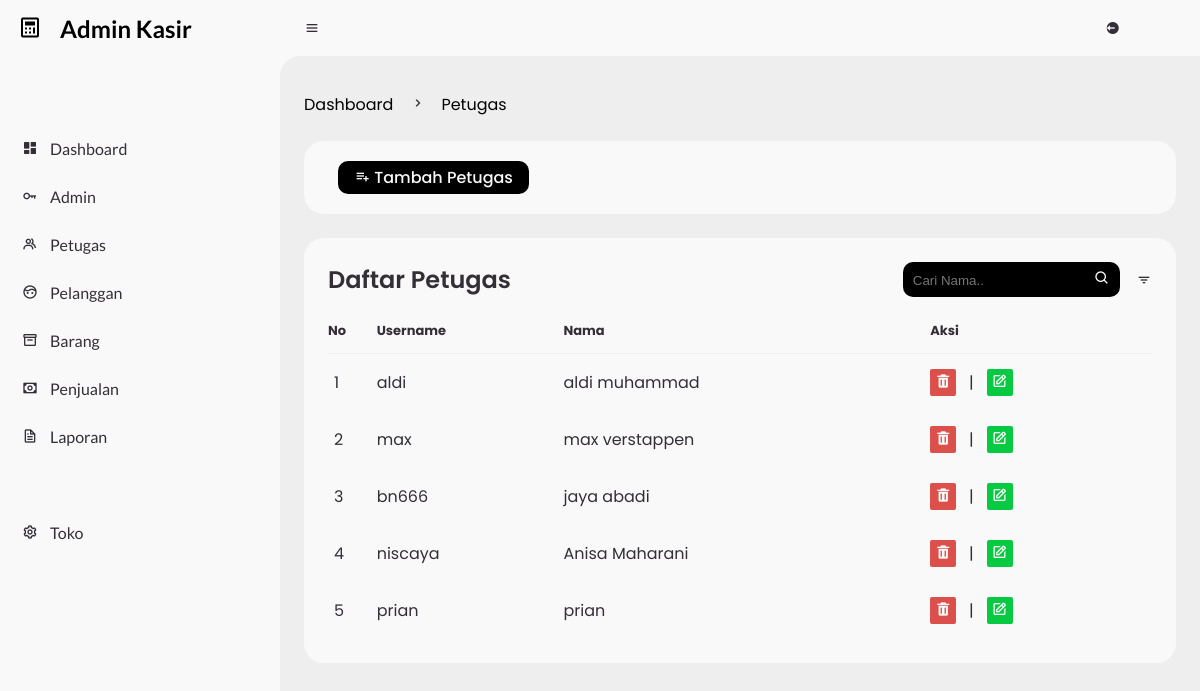
Page /admin/?page=petugas/crud_pegawai (signed in) on the earlier database version.
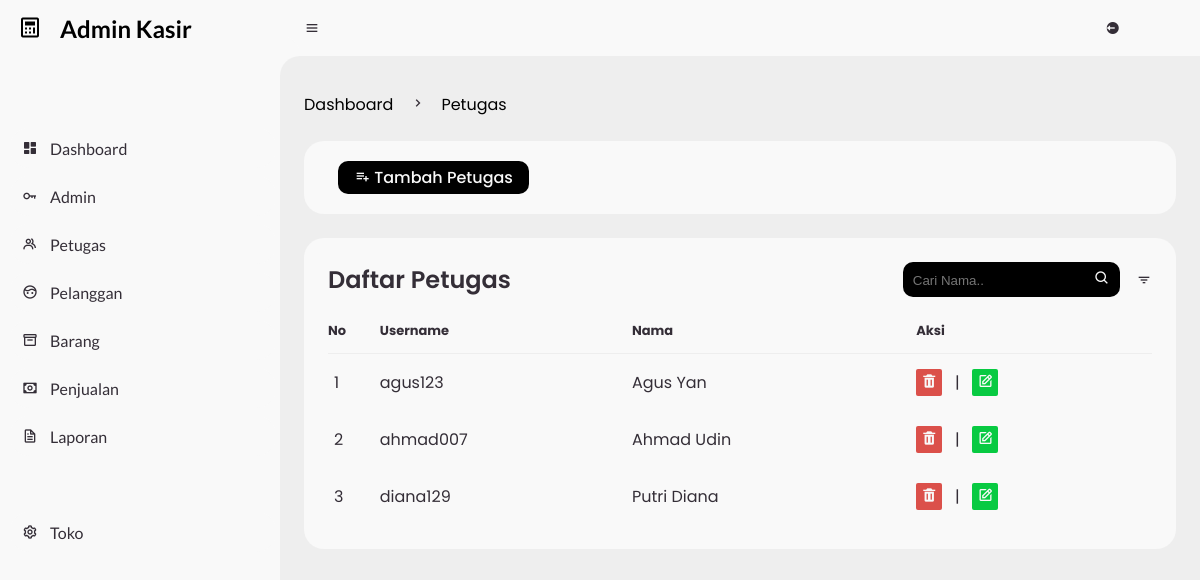
Same page on the later database version.
### tables this page shows
CREATE TABLE `organisasi` (
  `id` int(11) NOT NULL,
  `username` varchar(50) NOT NULL,
  `nama` text NOT NULL,
  `password` varchar(15) NOT NULL,
  `level` varchar(20) NOT NULL
);

### admin/petugas/crud_pegawai.php (the view, shortened to what this page needs)
<?php
function pegawai($query)
{
    global $koneksi;
    $result = mysqli_query($koneksi, $query);
    $rows = [];
    while ($row = mysqli_fetch_assoc($result)) {
        $rows[] = $row;
    }
    return $rows;
}
$hasil = pegawai("SELECT * FROM organisasi WHERE level='pegawai'");
?>
<main>
    <div class="head-title">
        <div class="left">
            <ul class="breadcrumb">
                <li>
                    <a href="?page=dashboard" class="active">Dashboard</a>
                </li>
                <li><i class='bx bx-chevron-right'></i></li>
                <li>
                    <a class="active" href="#">Petugas</a>
                </li>
            </ul>
        </div>
    </div>
    <div class="table-data">
        <div class="order">
            <a href="#divOne" class="btn-tambah">
                <i class='bx bx-list-plus'></i>
                <span class="text">Tambah Petugas</span>
            </a>
        </div>
    </div>
    <div class="table-data">
        <div class="order">
            <div class="head">
                <h3>Daftar Petugas
                </h3>
                <span class="btn-cari">
                    <input type="text" id="myInput" class="cari" onkeyup="myFunction()" placeholder="Cari Nama.." title="Type in a name">
                    <i class="bx bx-search"></i>
                </span>
                <i class='bx bx-filter'></i>
            </div>
            <table id="myTable">
                <thead class="header">
                    <tr>
                        <th>No</th>
                        <th>Username</th>
                        <th>Nama</th>
                        <th>Aksi</th>
                    </tr>
                </thead>
                <tbody>
                    <?php $count = 1; ?>
                    <?php foreach ($hasil as $pegawai_data) : ?>
                        <tr>
                            <td><?php echo $count ?></td>
                            <td><?php echo $pegawai_data['username']; ?></td>
                            <td><?php echo $pegawai_data['nama']; ?></td>
                            <td>
                                <a href="?page=petugas/hapus&id=<?php echo $pegawai_data['id'] ?>" class="hapus" onclick="return confirm('Yakin Di Hapus')"><i class='bx bxs-trash'></i></a>
                                &nbsp; | &nbsp;
                                <a href="?page=petugas/edit&id=<?php echo $pegawai_data['id'] ?>" class="edit"><i class='bx bx-edit'></i></a>
                            </td>
                        </tr>
                        <?php $count++; ?>
                    <?php endforeach; ?>
                </tbody>
            </table>
        </div>
    </div>
</main>

### admin/index.php (shortened to what this page needs)
<!DOCTYPE html>
<html lang="en">
<head>
	<link href='https://unpkg.com/boxicons@2.0.9/css/boxicons.min.css' rel='stylesheet'>
	<link rel="stylesheet" href="../css/style.css">
	<link rel="stylesheet" href="../css/popup_form.css">
</head>
<body>
	<section id="sidebar">
		<a href="#" class="brand">
			<i class='bx bx-calculator'></i>
			<span class="text">Admin Kasir</span>
		</a>
		<ul class="side-menu top">
			<li>
				<a href="?page=dashboard">
					<i class='bx bxs-dashboard'></i>
					<span class="text">Dashboard</span>
				</a>
			</li>
			<li>
				<a href="?page=r_admin">
					<i class='bx bx-key'></i>
					<span class="text">Admin</span>
				</a>
			</li>
			<li>
				<a href="?page=petugas/crud_pegawai">
					<i class='bx bx-group'></i>
					<span class="text">Petugas</span>
				</a>
			</li>
			<li>
				<a href="?page=pelanggan/pelanggan">
				<i class='bx bx-face'></i>
					<span class="text">Pelanggan</span>
				</a>
			</li>
			<li>
				<a href="?page=produk/crud_barang">
					<i class='bx bx-box'></i>
					<span class="text">Barang</span>
				</a>
			</li>
			<li>
				<a href="?page=penjualan/penjualan">
					<i class='bx bx-money'></i>
					<span class="text">Penjualan</span>
				</a>
			</li>
			<li>
				<a href="?page=laporan/laporan">
					<i class='bx bx-file'></i>
					<span class="text">Laporan</span>
				</a>
			</li>
		</ul>
		<ul class="side-menu">
			<li>
				<a href="?page=toko/edit_toko">
					<i class='bx bx-cog'></i>
					<span class="text">Toko</span>
				</a>
			</li>
		</ul>
	</section>
	<section id="content">
		<nav>
		    <i class='bx bx-menu'></i>
		    <a href="../form/logout.php" class="logout" onclick="return confirm('Yakin Ingin LogOut')">
			<i class='bx bxs-log-out-circle'></i>
			</a>
		</nav>
		<?php
		if (isset($_GET["page"]) && $_GET["page"] != "home") {
			if (file_exists(htmlentities($_GET["page"]) . ".php")) {
				include(htmlentities(($_GET["page"]) . ".php"));
			} else {
				include("404.php");
			}
		} else {
			include("dashboard.php");
		}
		?>
	</section>
</body>
</html>

Differences in the rows shown:
removed organisasi: username "aldi", nama "aldi muhammad"
removed organisasi: username "max", nama "max verstappen"
removed organisasi: username "bn666", nama "jaya abadi"
removed organisasi: username "niscaya", nama "Anisa Maharani"
removed organisasi: username "prian", nama "prian"
added organisasi: username "agus123", nama "Agus Yan"
added organisasi: username "ahmad007", nama "Ahmad Udin"
added organisasi: username "diana129", nama "Putri Diana"
